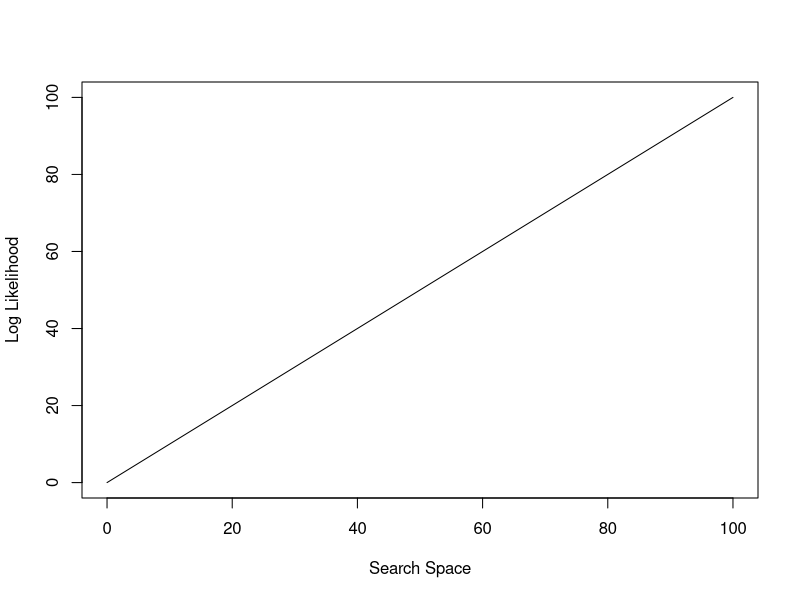

Write the R code that produced this figure.
## ---- chunk 1
profit <- function(p, c) { 
  r = (p - p^2) - c + 100
  return(r) 
  } 
## ---- chunk 2
profit(p=2, c=2)
## ---- chunk 3
best_price <- optimize(
  profit,                    # profit is the function
  lower = 0, upper = 1000,   # this is the low and high we consider
  c = 2,                     # here, we're passing cost into profit
  maximum = TRUE)            # we'd like to maximize, not minimize
best_price
## ---- chunk 4
rpois(n = 10, lambda = 2)
## ---- chunk 5
data <- c(
  2, 6, 2, 1, 3, 3, 4, 4, 24, 1, 5, 4, 5, 1,  2, 2, 5, 2, 1, 5, 
  2, 1, 2, 9, 9, 1, 3, 2, 1,  1, 3, 1, 3, 2,  2, 4, 1, 1, 5, 3, 
  3, 2, 2, 1, 1, 1, 5, 1, 3,  1, 1, 1, 1, 2,  2, 4, 2, 1, 2, 2, 
  3, 1, 2, 6, 2, 2, 3, 2, 3,  5, 1, 3, 2, 5,  2, 1, 3, 2, 1, 2, 
  4, 2, 6, 1, 2, 2, 3, 5, 2,  1, 4, 2, 2, 1,  3, 2, 2, 4, 1, 1, 
  1, 1, 2, 3, 5, 1, 2, 2, 3,  1, 4, 1, 3, 2,  2, 2, 2, 2, 2, 3, 
  3, 1, 1, 2, 2, 4, 1, 5, 2,  7, 5, 2, 3, 2,  5, 3, 1, 2, 1, 1, 
  2, 3, 1, 5, 3, 4, 6, 3, 3,  2, 2, 1, 2, 2,  4, 2, 3, 4, 3, 1, 
  6, 3, 1, 2, 3, 2, 2, 3, 1,  1, 1, 1, 1, 10, 3, 2, 1, 1, 3, 2, 
  2, 3, 1, 1, 2, 2, 2, 4, 2,  2, 3, 3, 6, 1,  3, 2, 3, 2, 2, 2
  )

table(data)
## ---- chunk 6
poisson_ll <- function(data, lambda) { 
  ## fill this in:  
  lambda # this is a placeholder, change this
}
## ---- chunk 7
search_space <- seq(0,100, by = 0.1)
plot(
  x = search_space, xlab = 'Search Space',
  y = poisson_ll(data=data, lambda=search_space), ylab = 'Log Likelihood',
  type = 'l'
)
## ---- chunk 8
# optimize(poisson_ll, lower = 0, upper = 100, data = data, maximum = TRUE)
## ---- chunk 9
sim_conf_int <- function(n, alpha) {
  # Fill in your code to: 
  # 1. simulate n draws from a standard normal dist.
  # 2. compute a confidence interval with confidence level alpha
  
  sample_draws <- 'fill this in'
  sample_mean  <- 'fill this in'
  sample_sd    <- 'fill this in'
  
  critical_t <- 'fill this in'
  
  ci_95 <- 'fill this in'
  
  return(ci_95)  
}

sim_conf_int(n = 100, alpha = 0.25)
## ---- chunk 10
many_confidence_intervals <- function(num_simulations, n, alpha) {
  ## args: 
  ##  - num_simulations: the number of simulated confidence intervals 
  ##  - n: the number of observations in each simulation that will pass 
  ##           into your `sim_conf_int` function
  ##  - alpha: the confidence interval that you will pass into 
  ##           your `sim_conf_int` function
  
  results <- NULL
  for(i in 1:num_simulations) {
    interval = sim_conf_int(n, alpha)
    results = rbind(results, c(interval[1], interval[2], interval[1]<0 & interval[2]>0))
  }
  resultsdf = data.frame(results)
  names(resultsdf) = c("low", "high", "captured")
  return(resultsdf)
}

n = 20
confidence_intervals = many_confidence_intervals(100, n, .05)
## ---- chunk 11
plot_many_confidence_intervals <- function(c) { 
  plot(NULL, type = "n",
       xlim = c(1,100), xlab = 'Trial',
       ylim = c(min(c$low), max(c$high)), ylab=expression(mu),pch=19)

  abline(h = 0, col = 'gray')
  abline(h = qt(0.975, n-1)/sqrt(n), lty = 2, col = 'gray')
  abline(h = qt(0.025, n-1)/sqrt(n), lty = 2, col = 'gray')
  
  points(c$high, col = 2+c$captured, pch = 20)
  points(c$low,  col = 2+c$captured, pch = 20)
  for(i in 1:nrow(c)) {
    lines(c(i,i), c(c$low[i],c$high[i]), col = 2+c$captured[i], pch = 19)
  }
  
  title(expression(paste("Simulation of t-Confidence Intervals for ", mu,
                          " with Sample Size 20")))

  legend(0,-.65, legend = c(expression(paste(mu," Captured")),
                             expression(paste(mu," Not Captured"))), fill = c(3,2))
  }
## ---- chunk 12
# plot_many_confidence_intervals(confidence_intervals)
## ---- chunk 13

